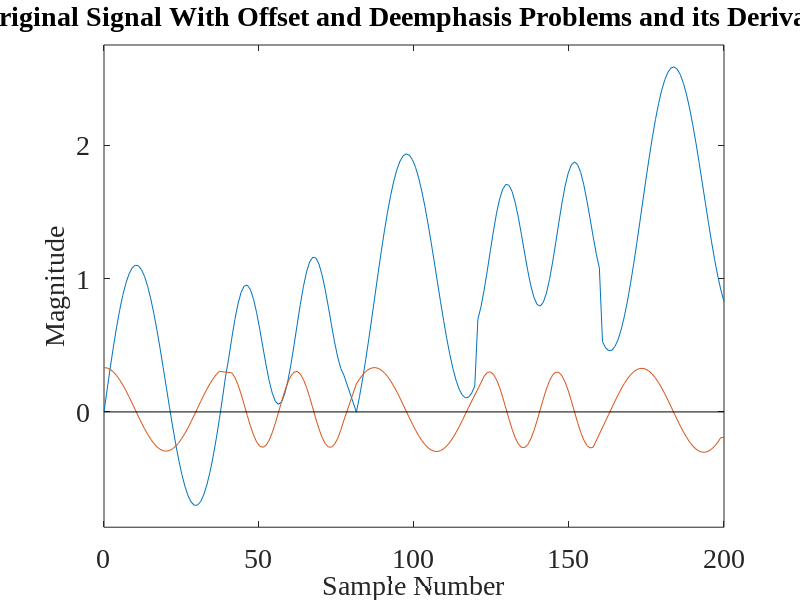

Recreate this plot in MATLAB.
fontSize = 20;

x = linspace(0,200,200);
y1 = sin(2*pi*x/40);
y2 = sin(2*pi*x/(1/2200*48000))*0.5;
y = cat(2, y1(1:40), y2(1:40), y1(34:73), y2(19:58),y1(68:107));
y = y + sin(x/200)*2;
y3 = x;
for i = 2:199
   y3(i) = y(i+1) - y(i -1); 
end
y3(1) = y3(2);
y3(200) = y3(199);
f = figure('Position',[0,0,1280,1024]);
set(gcf,'color','w');
x1 = cat(2, x(1:78), x(82:200));
yn1 = cat(2, y(1:78),y(82:200));
x2 = cat(2, x(1:38),x(42:78), x(82:118),x(122:158),x(162:200));
yn2 = cat(2, y3(1:38),y3(42:78),y3(82:118),y3(122:158),y3(162:200));
plot(x1, yn1, x2, yn2);
filename = 'Original Signal With Offset and Deemphasis Problems and its Derivative';
title(filename);
xlabel('Sample Number');
ylabel('Magnitude');
minY = min(y);
maxY = max(y);
center = (minY+maxY)/ 2;
rangeY = maxY - minY;
adjustedRange = 0.55*rangeY;
minY = (center - adjustedRange);
maxY = (center + adjustedRange);
ylim([minY maxY]);
set(gca,'FontSize',fontSize, 'FontName', 'Times New Roman');
set(findall(gcf,'type','text'),'FontSize',fontSize, 'FontName', 'Times New Roman');
yL = get(gca,'YLim');
xL = get(gca,'XLim');
line(xL,[0 0],'Color','black');
saveas(f, strcat('.\..\..\..\rrxthesis\images\',regexprep(filename,'[^\w'']',''),'.png'));
pause();
close(f);
clear all;